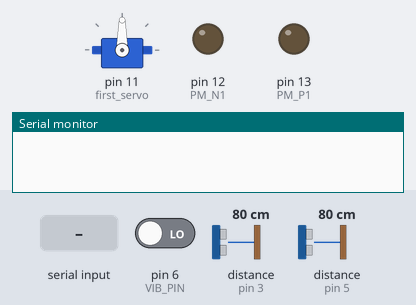
The sketch below on a simulated Arduino Uno, built with avr-gcc and run on an emulated ATmega328P. Shown: servo, output pins drawn as LEDs (lit = HIGH), the last lines printed to the serial monitor. The test bench sets the inputs (shaded band); at power-on: pin 6 (VIB_PIN) LOW, distance to the obstacle (sensors on pin 3, pin 5) 80 cm. The echo pulse lasts 58.3 µs per cm; the modem accepts every AT command (registered, SIM ready, sends succeed) and sends nothing else; pins used as bus, display or sensor lines are not drawn.

Above: at 2.2 s.
2.3 s: "A" received over Serial
At 3.3 s:
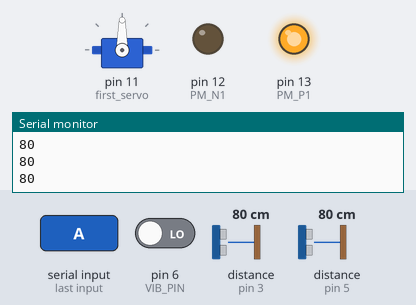
3.8 s: pin 6 (VIB_PIN) driven HIGH
At 4.6 s:
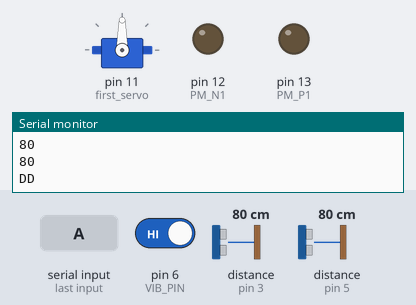
5.3 s: pin 6 (VIB_PIN) driven LOW
At 8.2 s:
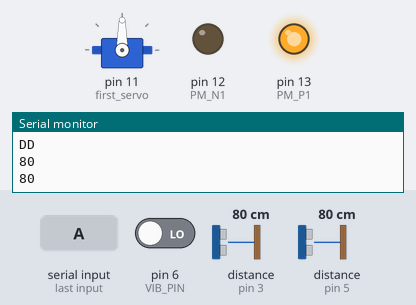
8.3 s: distance to the obstacle (sensor on pin 3) set to 11 cm
9.8 s: distance to the obstacle (sensor on pin 3) set to 8 cm
At 17.7 s:
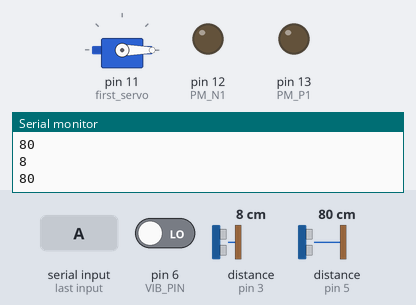
Timing chart, 0 to 20.5 s (numbered marks = the images above; inputs shaded):
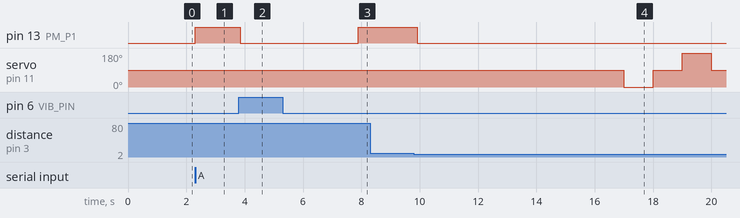

Measured:
- the behaviour switches between 10 and 9 cm on distance to the obstacle (sensor on pin 3) (found by bisection; images 3 and 4)
- after the input at 2.3 s, pin 13 (PM_P1): LOW → HIGH at once
- after the input at 3.8 s, pin 13 (PM_P1): HIGH → LOW at once
- after the input at 5.3 s, pin 13 (PM_P1): LOW → HIGH after 2.6 s
- after the input at 9.8 s, pin 13 (PM_P1): HIGH → LOW after 0.12 s

The sketch:

HELM.ino
```cpp
#include "gsm.h"

#include<Servo.h>
Servo first_servo;

#include <ultrasonic.h>
ULTRASONIC U1;
ULTRASONIC U2;

#define TRIGGER1 2
#define TRIGGER2 4

#define ECHO1 3
#define ECHO2 5

#define PM_P1 13
#define PM_N1 12

#define VIB_PIN 6

int cm1;
int cm2;
int VIB_status;
int data_s = 0;
int count = 0;
void setup() {
  // put your setup code here, to run once:
  Serial.begin(9600);
  U1.begin(TRIGGER1, ECHO1);
  U2.begin(TRIGGER2, ECHO2);
  pinMode(PM_P1, OUTPUT);
  pinMode(PM_N1, OUTPUT);
  digitalWrite(PM_P1, LOW);
  digitalWrite(PM_N1, LOW);
  pinMode(VIB_PIN, INPUT);
  ss.begin(9600);
  first_servo.attach(11);
  first_servo.write(90);
  delay(1000);
}

void loop() {
  // put your main code here, to run repeatedly:
  do
  {
    serialEvent();
  }
  while (data_s == 0);

  cm1 = U1.ultra();
  cm2 = U2.ultra();
  Serial.println(cm1);
  Serial.println(cm2);

  VIB_status = digitalRead(VIB_PIN);
  if (VIB_status == 1)
  {
    Serial.println("DD");
    digitalWrite(PM_P1, LOW);
    digitalWrite(PM_N1, LOW);
    send_sms("8072294531", "SYED MET WITH AN ACCIDENT");
  }
  else
  {
    digitalWrite(PM_P1, HIGH);
    digitalWrite(PM_N1, LOW);
  }
  if (cm1 < 10)
  {
    digitalWrite(PM_P1, LOW);
    digitalWrite(PM_N1, LOW);
  }
  while (count == 20)
  {
    cm2 = U2.ultra();
    first_servo.write(90);
    if (cm2 < 10)
    {
      Serial.write('B');
    }
    delay(1000);
    first_servo.write(0);
    if (cm2 < 10)
    {
      Serial.write('B');
    }
    delay(1000);
    first_servo.write(90);
    delay(1000);
    first_servo.write(180);
    if (cm2 < 10)
    {
      Serial.write('C');
    }
    delay(1000);
    first_servo.write(90);
    if (cm2 < 10)
    {
      Serial.write('E');
    }
    count = 0;
  }
  count++;
  delay(500);
}
void serialEvent()
{
  while (Serial.available() > 0)
  {
    char inchar = Serial.read();
    switch (inchar)
    {
      case 'A':  data_s = 1;
        digitalWrite(PM_P1, HIGH);
        digitalWrite(PM_N1, LOW);
        break;
      case 'F':
        digitalWrite(PM_P1, LOW);
        digitalWrite(PM_N1, LOW);
        send_sms("8072294531", "DROWSINESS DETECTED");
        break;
    }
  }
}
//void left()
//{
//
//}
//void back()
//{
//  cm2 = U2.ultra();
//  if (cm2 < 10)
//  {
//    Serial.write('C');
//  }
//}
//void right()
//{
//  cm2 = U2.ultra();
//  if (cm2 < 10)
//  {
//    Serial.write('D');
//  }
//}
```

gsm.h
```cpp
#ifndef GSM_H
#define GSM_H

#include<SoftwareSerial.h>
SoftwareSerial ss(A0, A1); //RX TX


void send_sms(String number, String data1 );
void send_sms(String number, String data1)
{
  ss.println("AT");
  delay(1000);
  ss.println("AT+CMGF=1");
  delay(1000);
  ss.println("AT+CMGS=\"+91" + number + "\"\r");
  delay(1000);
  ss.println("https://www.google.com/search?q=12.8754%C2%B0+N%2C+80.0838%C2%B0+E&rlz=1C1VDKB_enIN1091IN1091&oq=12.8754%C2%B0+N%2C+80.0838%C2%B0+E&gs_lcrp=EgZjaHJvbWUyBggAEEUYOTIKCAEQABiABBiiBDIKCAIQABiABBiiBDIKCAMQABiABBiiBDIKCAQQABiABBiiBNIBCTE3NDFqMGoxNagCCLACAQ&sourceid=chrome&ie=UTF-8");
  delay(200);
  ss.println(char(26));
}
#endif
```

ultrasonic.cpp
```cpp
#include"ultrasonic.h"


void begin(int trigger_pin, int echo_pin);
int ultra(void);

void ULTRASONIC::begin(int trigger_pin, int echo_pin)
{
  trig = trigger_pin;
  echo = echo_pin;
  pinMode(trig, OUTPUT);
  pinMode(echo, INPUT);
}
int ULTRASONIC::ultra()
{
  digitalWrite(trig, LOW);
  delayMicroseconds(2);
  digitalWrite(trig, HIGH);
  delayMicroseconds(10);
  digitalWrite(trig, LOW);
  dist = pulseIn(echo, HIGH);
  dist = (dist / 2) / 29.1;
  return dist;
}
```

ultrasonic.h
```cpp
#ifndef ULTRA_H
#define ULTRA_H
#include"Arduino.h"

class ULTRASONIC
{
  public:
    int trig=0;
    int echo=0;
    int dist=0;
    void begin(int trigger_pin, int echo_pin);
    int ultra(void);
};
#endif
```
